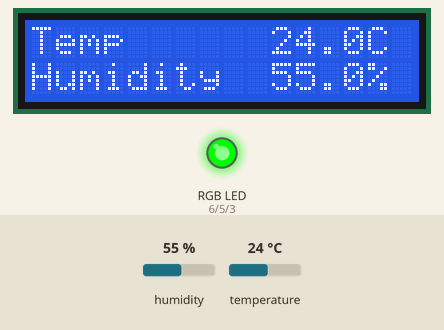
Recording of a sketch running on a simulated Arduino Uno, built with avr-gcc and run on an emulated ATmega328P. On the bench: 16×2 character LCD, an RGB LED mixed from three pins (HIGH = lit). Inputs (shaded band) come from the test bench; at power-on: temperature 24 °C, humidity 55 %. What the sketch prints to the serial monitor is not drawn.

Above: at 1.2 s.
1.3 s: temperature set to 18.7 °C
At 3.2 s:
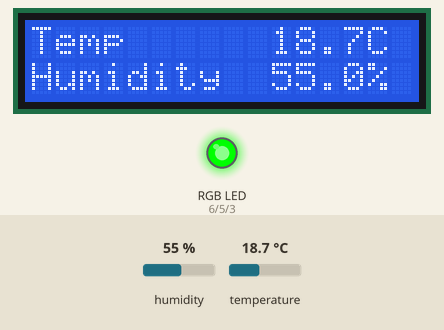
4.0 s: temperature set to 17.6 °C
At 4.7 s:
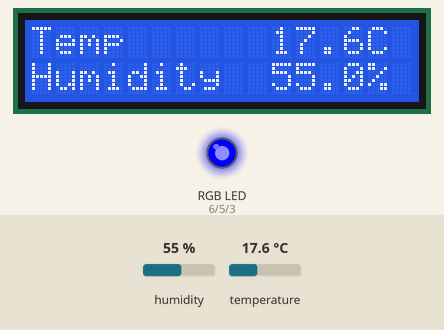
6.7 s: temperature set to 28 °C
At 9.1 s:
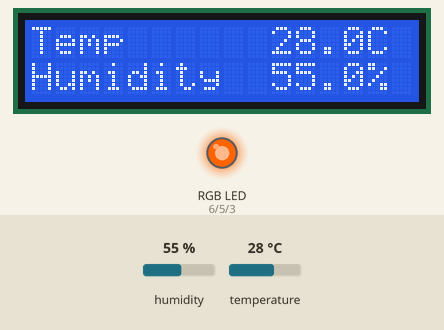
9.7 s: temperature set to 25.4 °C
At 10.6 s:
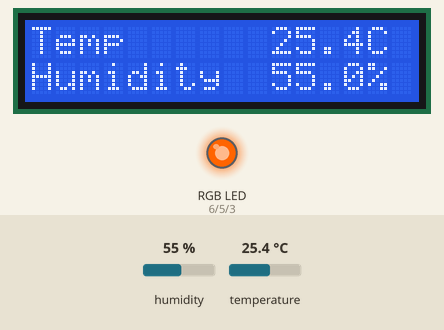
12.4 s: temperature set to 24.7 °C
At 14.9 s:
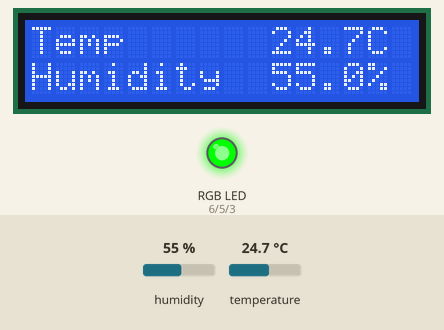
15.8 s: temperature set to 33 °C
At 17.7 s:
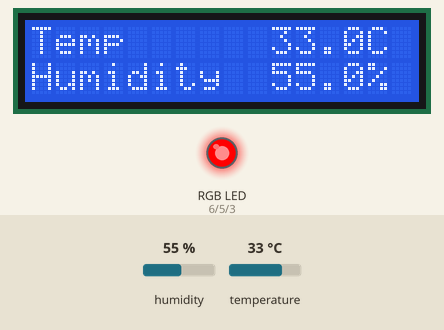
Timing chart, 0 to 19.2 s (numbered marks = the images above; inputs shaded):
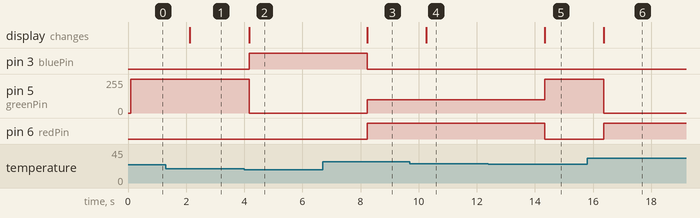

Measured:
- the behaviour switches between 18.1 and 18 °C on temperature (found by bisection; images 1 and 2)
- the behaviour switches between 25.1 and 25 °C on temperature (found by bisection; images 4 and 5)
- after the input at 1.3 s, the display: changes after 0.83 s (image 1)
- after the input at 4.0 s, pin 3 (bluePin): LOW → HIGH after 0.17 s; pin 5 (greenPin): 255/255 → 0/255 after 0.17 s; the display: changes after 0.17 s (image 2)
- after the input at 6.7 s, pin 3 (bluePin): HIGH → LOW after 1.5 s; pin 5 (greenPin): 0/255 → 100/255 after 1.5 s; pin 6 (redPin): LOW → HIGH after 1.5 s; the display: changes after 1.5 s (image 3)
- after the input at 9.7 s, the display: changes after 0.57 s (image 4)
- after the input at 12.4 s, pin 5 (greenPin): 100/255 → 255/255 after 1.9 s; pin 6 (redPin): HIGH → LOW after 1.9 s; the display: changes after 1.9 s (image 5)
- after the input at 15.8 s, pin 5 (greenPin): 255/255 → 0/255 after 0.57 s; pin 6 (redPin): LOW → HIGH after 0.57 s; the display: changes after 0.57 s (image 6)

The sketch:

RGB_LCD_Weather_Station.ino
```cpp
#include <DHT.h>
#include <LiquidCrystal_I2C.h>
#include <Wire.h>

#define DHTPIN 2
#define DHTTYPE DHT22

int redPin = 6;
int greenPin = 5;
int bluePin = 3;

LiquidCrystal_I2C lcd(0x27, 16, 2);
DHT dht(DHTPIN, DHTTYPE);

void setup() {
  pinMode(redPin, OUTPUT);
  pinMode(greenPin, OUTPUT);
  pinMode(bluePin, OUTPUT);

  lcd.init();
  lcd.backlight();

  Serial.begin(9600);

  dht.begin();
}

void loop() {
  float h = dht.readHumidity();
  float t = dht.readTemperature();

  // Error Check
  if (isnan(h) || isnan(t)) {
    Serial.println("Failed to read from DHT sensor!");

    lcd.clear();
    lcd.setCursor(0, 0);
    lcd.print("Sensor error!");

    delay(2000);
    return;
  }


  // Serial
  Serial.print("Temperature: ");
  Serial.print(t);
  Serial.print(" *C ");

  Serial.print("Humidity: ");
  Serial.print(h);
  Serial.println(" %\t");


  // LCD
  lcd.clear();

  lcd.setCursor(0, 0);
  lcd.print("Temp");
  lcd.setCursor(10, 0);
  lcd.print(t, 1);   // 1 tizedes
  lcd.print("C");

  lcd.setCursor(0, 1);
  lcd.print("Humidity");
  lcd.setCursor(10, 1);
  lcd.print(h, 1);
  lcd.print("%");


  // RGB LED
  if (t <= 0) {
    // Fagy: Fehér
    setColor(255, 255, 255);
  }
  else if (t > 0 && t <= 18) {
    // Hideg: Kék
    setColor(0, 0, 255);
  }
  else if (t > 18 && t <= 25) {
    // Ideális: Zöld
    setColor(0, 255, 0);
  }
  else if (t > 25 && t <= 30) {
    // Meleg: Narancs
    setColor(255, 100, 0);
  }
  else {
    // Hőség: Piros
    setColor(255, 0, 0);
  }

  delay(2000);
}

void setColor (int redValue, int greenValue, int blueValue) {
  analogWrite(redPin, redValue);
  analogWrite(greenPin, greenValue);
  analogWrite(bluePin, blueValue);
}
```
